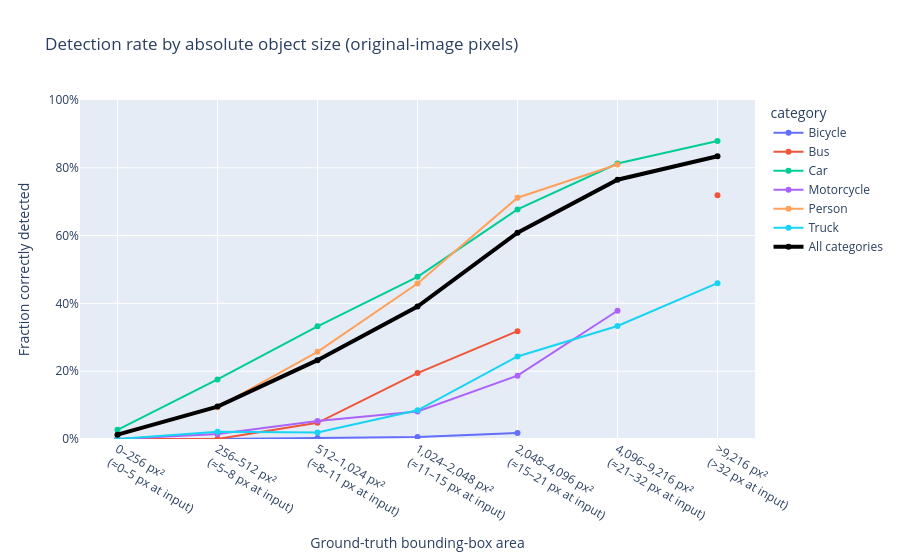

Write notebook code for a chart like this one.
### Markdown cell above
## 8. Absolute size: detection rate across the whole dataset

The within-image comparison (Section 5) controls for altitude and scene, but it does not tell us *how large* an object must be for YOLO to find it. Here we group all annotated objects by their **absolute** bounding-box area and plot the detection rate per size bin.

The second line of each x-axis label gives the approximate side length the object has **at the model's input resolution** (`imgsz=640`, i.e. about 3× smaller than the original image). For comparison, COCO calls an object "small" below 32 × 32 px. Bins with fewer than 30 objects of a category are hidden, because their rates would be unreliable.

### Code cell
SIZE_BINS = [0, 256, 512, 1024, 2048, 4096, 9216, np.inf]
MIN_BIN_COUNT = 30
scale = 640 / objects[["image_width", "image_height"]].max(axis=1)   # YOLO letterbox scale per image
objects["input_side_px"] = np.sqrt(objects["area_px"]) * scale

def bin_label(lo, hi):
    side = lambda a: np.sqrt(a) * 640 / 1920
    if np.isinf(hi):
        return f">{lo:,.0f} px²<br>(>{side(lo):.0f} px at input)"
    return f"{lo:,.0f}–{hi:,.0f} px²<br>(≈{side(lo):.0f}–{side(hi):.0f} px at input)"

labels = [bin_label(lo, hi) for lo, hi in zip(SIZE_BINS[:-1], SIZE_BINS[1:])]
objects["size_bin"] = pd.cut(objects["area_px"], SIZE_BINS, labels=labels, right=True)

by_cat = (objects.groupby(["category", "size_bin"], observed=False)["detected"]
          .agg(detection_rate="mean", n_objects="size").reset_index())
overall = (objects.groupby("size_bin", observed=False)["detected"]
           .agg(detection_rate="mean", n_objects="size").reset_index().assign(category="All categories"))
size_curve = pd.concat([by_cat, overall], ignore_index=True)
size_curve.loc[size_curve["n_objects"] < MIN_BIN_COUNT, "detection_rate"] = np.nan

fig = px.line(size_curve, x="size_bin", y="detection_rate", color="category", markers=True,
              hover_data=["n_objects"], category_orders={"size_bin": labels},
              title="Detection rate by absolute object size (original-image pixels)",
              labels={"size_bin": "Ground-truth bounding-box area", "detection_rate": "Fraction correctly detected"})
fig.update_traces(selector=dict(name="All categories"), line=dict(color="black", width=4))
fig.update_yaxes(range=[0, 1], tickformat=".0%")
fig.show()

display(overall[["size_bin", "n_objects", "detection_rate"]].round(3))

### Figure 1 — Plotly figure (JSON) as saved in the notebook; plotly's stock layout.template omitted (floating-point values rounded to 4 significant figures)
{"data": [{"customdata": [[398], [328], [327], [167], [56], [8], [3]], "hovertemplate": "category=Bicycle<br>Ground-truth bounding-box area=%{x}<br>Fraction correctly detected=%{y}<br>n_objects=%{customdata[0]}<extra></extra>", "legendgroup": "Bicycle", "line": {"color": "#636efa", "dash": "solid"}, "marker": {"symbol": "circle"}, "mode": "lines+markers", "name": "Bicycle", "orientation": "v", "showlegend": true, "type": "scatter", "x": ["0–256 px²<br>(≈0–5 px at input)", "256–512 px²<br>(≈5–8 px at input)", "512–1,024 px²<br>(≈8–11 px at input)", "1,024–2,048 px²<br>(≈11–15 px at input)", "2,048–4,096 px²<br>(≈15–21 px at input)", "4,096–9,216 px²<br>(≈21–32 px at input)", ">9,216 px²<br>(>32 px at input)"], "xaxis": "x", "y": [0.0, 0.0, 0.003058, 0.005988, 0.01786, NaN, NaN], "yaxis": "y"}, {"customdata": [[37], [37], [42], [36], [44], [23], [32]], "hovertemplate": "category=Bus<br>Ground-truth bounding-box area=%{x}<br>Fraction correctly detected=%{y}<br>n_objects=%{customdata[0]}<extra></extra>", "legendgroup": "Bus", "line": {"color": "#EF553B", "dash": "solid"}, "marker": {"symbol": "circle"}, "mode": "lines+markers", "name": "Bus", "orientation": "v", "showlegend": true, "type": "scatter", "x": ["0–256 px²<br>(≈0–5 px at input)", "256–512 px²<br>(≈5–8 px at input)", "512–1,024 px²<br>(≈8–11 px at input)", "1,024–2,048 px²<br>(≈11–15 px at input)", "2,048–4,096 px²<br>(≈15–21 px at input)", "4,096–9,216 px²<br>(≈21–32 px at input)", ">9,216 px²<br>(>32 px at input)"], "xaxis": "x", "y": [0.0, 0.0, 0.04762, 0.1944, 0.3182, NaN, 0.7188], "yaxis": "y"}, {"customdata": [[2749], [1780], [2382], [2680], [2132], [1563], [778]], "hovertemplate": "category=Car<br>Ground-truth bounding-box area=%{x}<br>Fraction correctly detected=%{y}<br>n_objects=%{customdata[0]}<extra></extra>", "legendgroup": "Car", "line": {"color": "#00cc96", "dash": "solid"}, "marker": {"symbol": "circle"}, "mode": "lines+markers", "name": "Car", "orientation": "v", "showlegend": true, "type": "scatter", "x": ["0–256 px²<br>(≈0–5 px at input)", "256–512 px²<br>(≈5–8 px at input)", "512–1,024 px²<br>(≈8–11 px at input)", "1,024–2,048 px²<br>(≈11–15 px at input)", "2,048–4,096 px²<br>(≈15–21 px at input)", "4,096–9,216 px²<br>(≈21–32 px at input)", ">9,216 px²<br>(>32 px at input)"], "xaxis": "x", "y": [0.02692, 0.1758, 0.3325, 0.4784, 0.6773, 0.8125, 0.8792], "yaxis": "y"}, {"customdata": [[1716], [1172], [1091], [665], [198], [37], [7]], "hovertemplate": "category=Motorcycle<br>Ground-truth bounding-box area=%{x}<br>Fraction correctly detected=%{y}<br>n_objects=%{customdata[0]}<extra></extra>", "legendgroup": "Motorcycle", "line": {"color": "#ab63fa", "dash": "solid"}, "marker": {"symbol": "circle"}, "mode": "lines+markers", "name": "Motorcycle", "orientation": "v", "showlegend": true, "type": "scatter", "x": ["0–256 px²<br>(≈0–5 px at input)", "256–512 px²<br>(≈5–8 px at input)", "512–1,024 px²<br>(≈8–11 px at input)", "1,024–2,048 px²<br>(≈11–15 px at input)", "2,048–4,096 px²<br>(≈15–21 px at input)", "4,096–9,216 px²<br>(≈21–32 px at input)", ">9,216 px²<br>(>32 px at input)"], "xaxis": "x", "y": [0.0, 0.01451, 0.05316, 0.0812, 0.1869, 0.3784, NaN], "yaxis": "y"}, {"customdata": [[6375], [3419], [2583], [1265], [236], [63], [28]], "hovertemplate": "category=Person<br>Ground-truth bounding-box area=%{x}<br>Fraction correctly detected=%{y}<br>n_objects=%{customdata[0]}<extra></extra>", "legendgroup": "Person", "line": {"color": "#FFA15A", "dash": "solid"}, "marker": {"symbol": "circle"}, "mode": "lines+markers", "name": "Person", "orientation": "v", "showlegend": true, "type": "scatter", "x": ["0–256 px²<br>(≈0–5 px at input)", "256–512 px²<br>(≈5–8 px at input)", "512–1,024 px²<br>(≈8–11 px at input)", "1,024–2,048 px²<br>(≈11–15 px at input)", "2,048–4,096 px²<br>(≈15–21 px at input)", "4,096–9,216 px²<br>(≈21–32 px at input)", ">9,216 px²<br>(>32 px at input)"], "xaxis": "x", "y": [0.01129, 0.09389, 0.2571, 0.4585, 0.7119, 0.8095, NaN], "yaxis": "y"}, {"customdata": [[92], [92], [105], [142], [115], [117], [87]], "hovertemplate": "category=Truck<br>Ground-truth bounding-box area=%{x}<br>Fraction correctly detected=%{y}<br>n_objects=%{customdata[0]}<extra></extra>", "legendgroup": "Truck", "line": {"color": "#19d3f3", "dash": "solid"}, "marker": {"symbol": "circle"}, "mode": "lines+markers", "name": "Truck", "orientation": "v", "showlegend": true, "type": "scatter", "x": ["0–256 px²<br>(≈0–5 px at input)", "256–512 px²<br>(≈5–8 px at input)", "512–1,024 px²<br>(≈8–11 px at input)", "1,024–2,048 px²<br>(≈11–15 px at input)", "2,048–4,096 px²<br>(≈15–21 px at input)", "4,096–9,216 px²<br>(≈21–32 px at input)", ">9,216 px²<br>(>32 px at input)"], "xaxis": "x", "y": [0.0, 0.02174, 0.01905, 0.08451, 0.2435, 0.3333, 0.4598], "yaxis": "y"}, {"customdata": [[11367], [6828], [6530], [4955], [2781], [1811], [935]], "hovertemplate": "category=All categories<br>Ground-truth bounding-box area=%{x}<br>Fraction correctly detected=%{y}<br>n_objects=%{customdata[0]}<extra></extra>", "legendgroup": "All categories", "line": {"color": "black", "dash": "solid", "width": 4}, "marker": {"symbol": "circle"}, "mode": "lines+markers", "name": "All categories", "orientation": "v", "showlegend": true, "type": "scatter", "x": ["0–256 px²<br>(≈0–5 px at input)", "256–512 px²<br>(≈5–8 px at input)", "512–1,024 px²<br>(≈8–11 px at input)", "1,024–2,048 px²<br>(≈11–15 px at input)", "2,048–4,096 px²<br>(≈15–21 px at input)", "4,096–9,216 px²<br>(≈21–32 px at input)", ">9,216 px²<br>(>32 px at input)"], "xaxis": "x", "y": [0.01284, 0.09564, 0.2326, 0.3907, 0.6084, 0.7648, 0.8342], "yaxis": "y"}], "layout": {"legend": {"title": {"text": "category"}, "tracegroupgap": 0}, "title": {"text": "Detection rate by absolute object size (original-image pixels)"}, "xaxis": {"anchor": "y", "categoryarray": ["0–256 px²<br>(≈0–5 px at input)", "256–512 px²<br>(≈5–8 px at input)", "512–1,024 px²<br>(≈8–11 px at input)", "1,024–2,048 px²<br>(≈11–15 px at input)", "2,048–4,096 px²<br>(≈15–21 px at input)", "4,096–9,216 px²<br>(≈21–32 px at input)", ">9,216 px²<br>(>32 px at input)"], "categoryorder": "array", "domain": [0, 1], "title": {"text": "Ground-truth bounding-box area"}}, "yaxis": {"anchor": "x", "domain": [0, 1], "range": [0, 1], "tickformat": ".0%", "title": {"text": "Fraction correctly detected"}}}}
